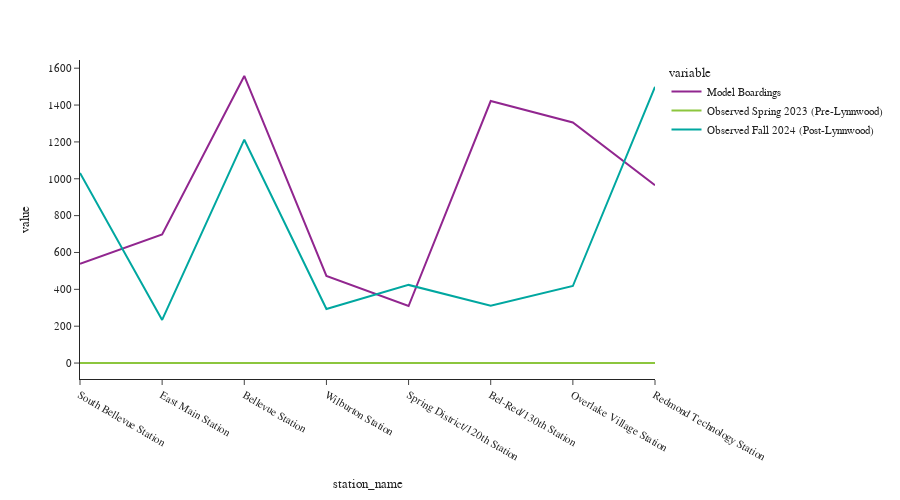

The notebook cell saved with this chart:
### Code cell
fig = px.line(df_2_line)
fig.update_layout(height=500, width=900, font=dict(size=11),
                  yaxis_tickformat = '.00f')
fig.show()

### Figure 1 — Plotly figure (JSON) as saved in the notebook; plotly's stock layout.template omitted (floating-point values rounded to 4 significant figures)
{"data": [{"hovertemplate": "variable=Model Boardings<br>station_name=%{x}<br>value=%{y}<extra></extra>", "legendgroup": "Model Boardings", "line": {"color": "#91268F", "dash": "solid"}, "marker": {"symbol": "circle"}, "mode": "lines", "name": "Model Boardings", "orientation": "v", "showlegend": true, "type": "scatter", "x": ["South Bellevue Station", "East Main Station", "Bellevue Station", "Wilburton Station", "Spring District/120th Station", "Bel-Red/130th Station", "Overlake Village Station", "Redmond Technology Station"], "xaxis": "x", "y": [538.9, 697.4, 1558.0, 473.1, 309.3, 1422.0, 1305.0, 965.2], "yaxis": "y"}, {"hovertemplate": "variable=Observed Spring 2023 (Pre-Lynnwood)<br>station_name=%{x}<br>value=%{y}<extra></extra>", "legendgroup": "Observed Spring 2023 (Pre-Lynnwood)", "line": {"color": "#8CC63E", "dash": "solid"}, "marker": {"symbol": "circle"}, "mode": "lines", "name": "Observed Spring 2023 (Pre-Lynnwood)", "orientation": "v", "showlegend": true, "type": "scatter", "x": ["South Bellevue Station", "East Main Station", "Bellevue Station", "Wilburton Station", "Spring District/120th Station", "Bel-Red/130th Station", "Overlake Village Station", "Redmond Technology Station"], "xaxis": "x", "y": [0, 0, 0, 0, 0, 0, 0, 0], "yaxis": "y"}, {"hovertemplate": "variable=Observed Fall 2024 (Post-Lynnwood)<br>station_name=%{x}<br>value=%{y}<extra></extra>", "legendgroup": "Observed Fall 2024 (Post-Lynnwood)", "line": {"color": "#00A7A0", "dash": "solid"}, "marker": {"symbol": "circle"}, "mode": "lines", "name": "Observed Fall 2024 (Post-Lynnwood)", "orientation": "v", "showlegend": true, "type": "scatter", "x": ["South Bellevue Station", "East Main Station", "Bellevue Station", "Wilburton Station", "Spring District/120th Station", "Bel-Red/130th Station", "Overlake Village Station", "Redmond Technology Station"], "xaxis": "x", "y": [1031, 234, 1212, 293, 424, 311, 418, 1499], "yaxis": "y"}], "layout": {"font": {"size": 11}, "height": 500, "legend": {"title": {"text": "variable"}, "tracegroupgap": 0}, "margin": {"t": 60}, "width": 900, "xaxis": {"anchor": "y", "domain": [0, 1], "title": {"text": "station_name"}}, "yaxis": {"anchor": "x", "domain": [0, 1], "tickformat": ".00f", "title": {"text": "value"}}}}
